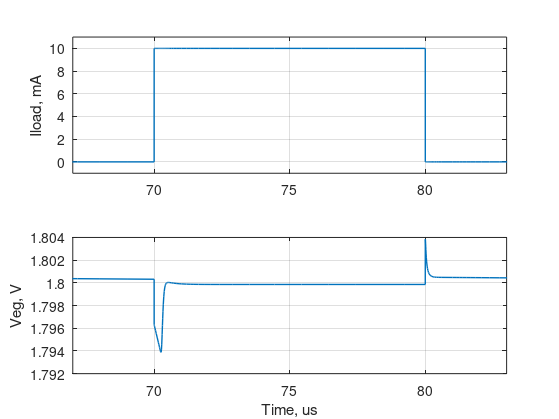

This figure's MATLAB source: (Note: this script raises an error after producing the figure.)
%% load line reg tran data for sch
clear all;
load('ldo_loadr_tran_sch.mat');
% data includes 50u to 95u period 25u in between

%% plotting

plotwidth = 1;
time = time_sch*10^6;
Iload_sch = Iload_lr_sch*1000;

f1 = figure(1);
subplot(2,1,1);
p1 = plot(time, Iload_sch);
set(p1, 'linewidth', plotwidth);
grid on;
xlim([67, 83]); %
ylim([-1, 11]);
ylabel('Iload, mA');

subplot(2,1,2);
p1 = plot(time, vreg_lr_sch);
set(p1, 'linewidth', plotwidth);
grid on;

% legend1 = sprintf('Iload: 100 uA, Vreg = %.3f, Vdrop = %3.f mV', mean(vreg_dcu_sch(495:end)), (dc_sch(495)-dc_sch(439))*1000);
% legend2 = sprintf('Iload: 10 mA, Vreg = %.3f, Vdrop = %3.f mV', mean(vreg_dcm_sch(682:end)), (dc_sch(682)-dc_sch(457))*1000);
 %legend(legend1, legend2, 'location', 'best');
xlabel('Time, us'); ylabel('Veg, V');
xlim([67, 83]); 
% ylim([0, 2]);
%% save image
set(f1,'Units','Inches');
pos = get(f1,'Position');
set(f1,'PaperPositionMode','Auto','PaperUnits','Inches','PaperSize',[pos(3), pos(4)]);
print(f1, 'ldo_loadr.pdf', '-dpdf');
movefile('ldo_loadr.pdf','../img/ldo_loadr.pdf');
